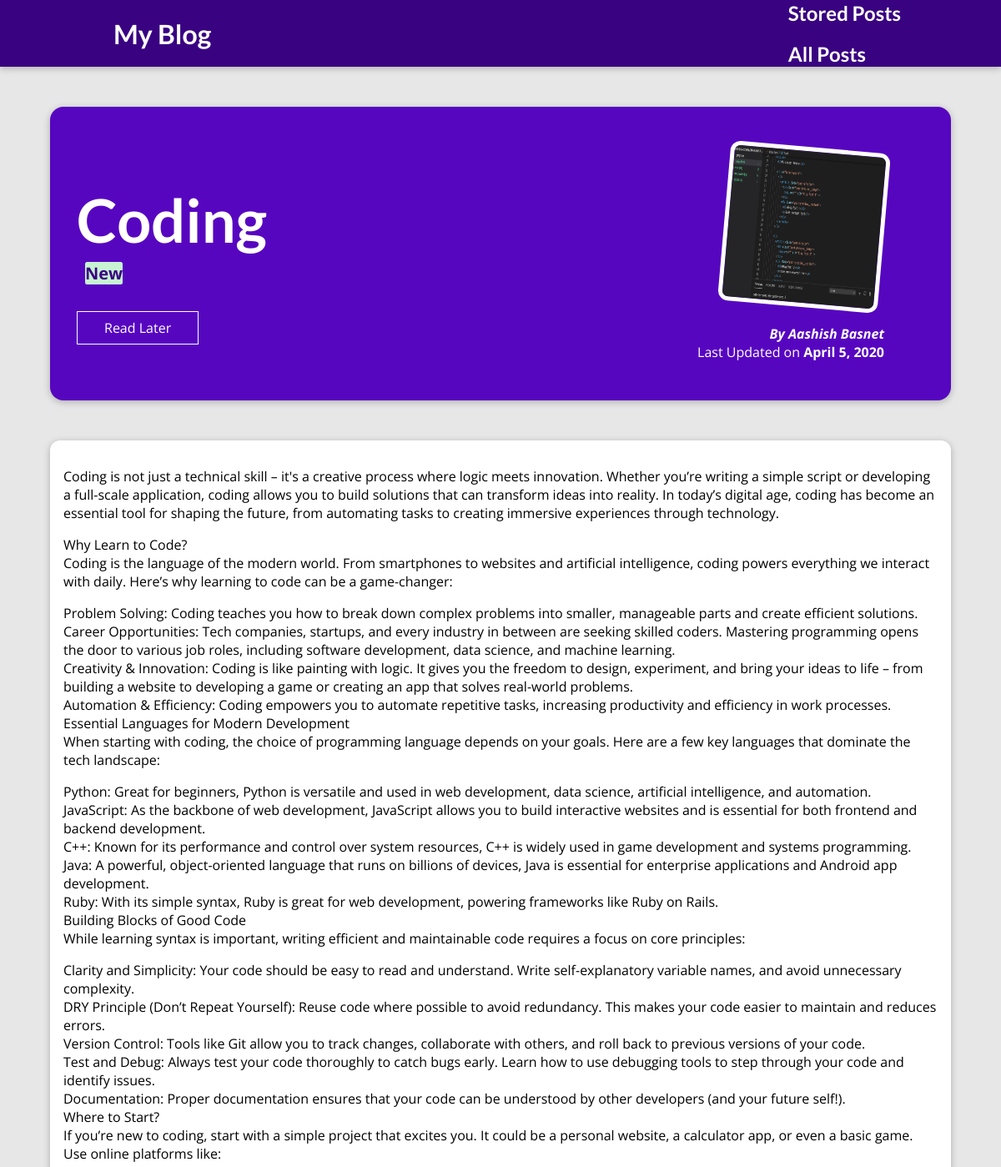
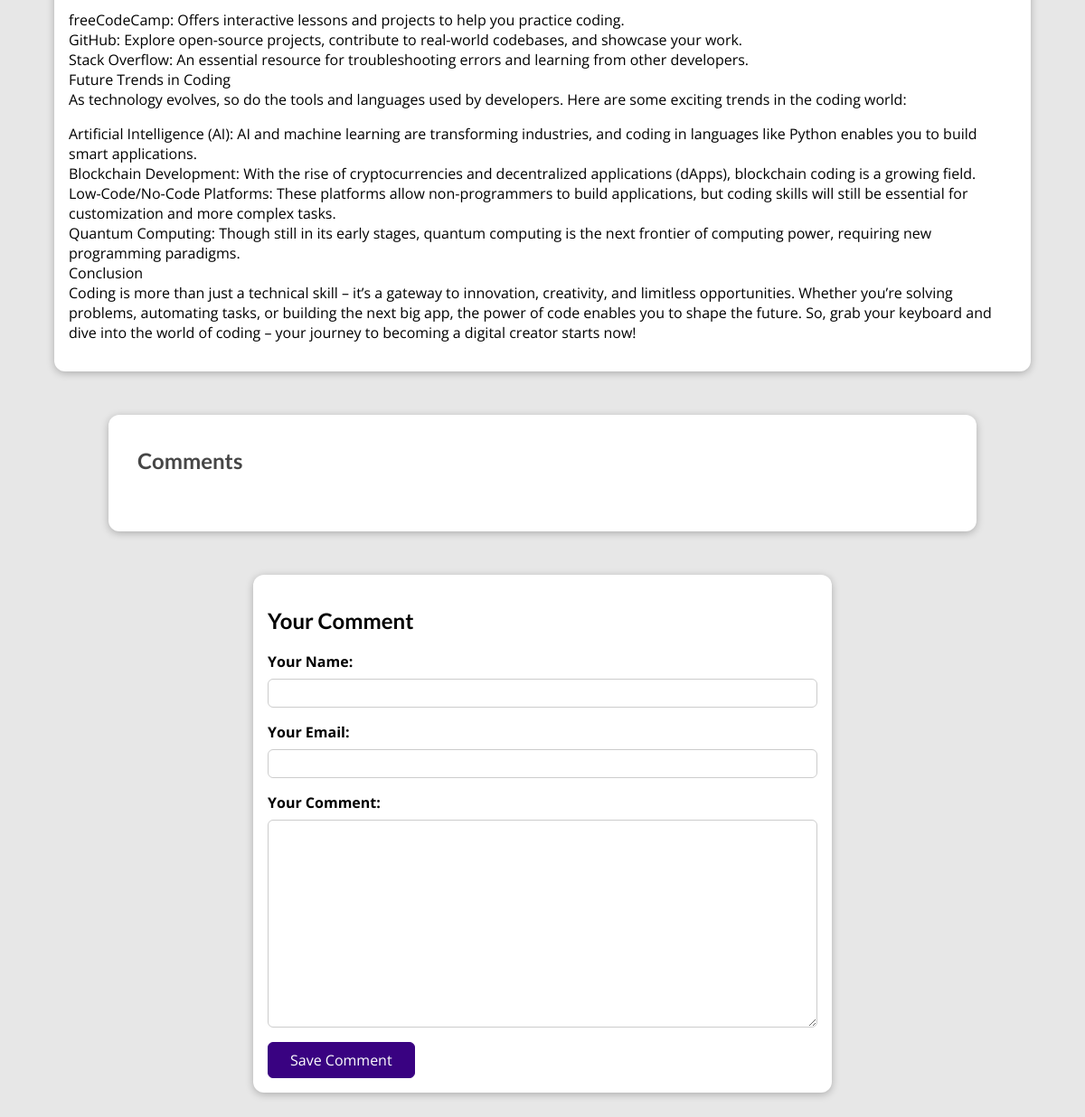
Page /posts/coding-best-practices on the committed database (2 pictures, top to bottom).
### blog/models.py (models this page shows, shortened)
class Post (models.Model):
    title = models.CharField(max_length=150)
    excerpt = models.CharField(max_length=250)
    image = models.ImageField(upload_to = "post_images", null=True)
    date = models.DateField()
    slug = models.SlugField(unique=True, db_index=True)
    centent = models.TextField(validators=[MinLengthValidator(10)])
    author = models.ForeignKey(
        Author, on_delete=models.SET_NULL, null=True, related_name="posts")
    tags = models.ManyToManyField(Tag)

class Tag (models.Model):
    caption = models.CharField(max_length=20)

class Author (models.Model):
    first_name = models.CharField(max_length=100)
    last_name = models.CharField(max_length=100)
    email_address = models.EmailField(max_length=100)
    def __str__(self):
        return f"{self.first_name} {self.last_name}"

### blog/views.py (the view, shortened to what this page needs)
# urls.py: path("posts/<slug:slug>", views.PostDetailView.as_view(), name="post-detail"),
class PostDetailView(View):
    def is_stored_post(self,request, post_id):
        stored_posts = request.session.get("stored_posts")
        if stored_posts is not None:
            is_saved_for_later = post_id in stored_posts
        else:
            is_saved_for_later = False
        return is_saved_for_later
    def get(self, request, slug):
        post = Post.objects.get(slug=slug)
        context = {
          "post": post,
          "tags": post.tags.all(),
          "comment_form": CommentForm(),
          "comments":post.comments.all(),
          "saved_for_later": self.is_stored_post(request, post.id),
        }
        return render(request, "blog/post_detail.html", context)

### blog/forms.py
class CommentForm(forms.ModelForm):
    class Meta:
        model = Comment
        exclude = ["post"]
        labels = {
          "user_name": "Your Name",
          "user_email": "Your Email",
          "text": "Your Comment"
        }

### blog/templates/blog/post_detail.html (shortened to what this page needs)
{% extends "base.html" %}
{% load static %}
{% block css_files%}
<link rel="stylesheet" href="{% static "blog/post_detail.css" %}">
{% endblock %}
{% block body%}
 <section id="summary">
    <h2>{{post.title}}</h2>
    <div>
      {%for tag in tags %}
      <span class = "tag"> {{tag.caption}} </span>
      {%endfor%}</div>
      <div id="read-later">
         <form action="{% url "read-later" %}" method = "POST">
         <button>
            {% if saved_for_later %}
               Remove from "Read Later"
            {% else %}
            Read Later
            {% endif %}</button>
      </form>
      </div>
    <article>
    <img src="{{ post.image.url }}" alt="{{ post.title }}" >
    <address> By <a href ="mailto:{{post.author.email_address}}">{{post.author | title}}</a></address>
    <div>
        Last Updated on <time> {{ post.date | date}} </time>
    </div>
    </article>
 </section>
 <main>
    {{ post.centent | linebreaks}}
 </main>
 <section id="comments">
   <ul>
      <h2 id="list-title">Comments</h2>
   </ul>
 </section>
 <div>
   <section id="comment-form">
      <h2>Your Comment</h2>
      <form action ="{% url "post-detail" post.slug %}" method="POST">
        {% for form_field in comment_form %}
          <div class="form-control {% if form_field.errors %} invalid {% endif %}">
            {{ form_field.label_tag }}
            {{ form_field }}
          </div>
        {% endfor %}
        <button>Save Comment</button>
      </form>
    </section>
{% endblock %}

### static/base.css (style rules this page uses)
* { box-sizing: border-box; }
html { font-family: 'Open Sans', 'Lato', sans-serif; }
body { margin: 0; }
h1, h2, h3 { font-family: 'Lato', sans-serif; font-weight: bold; }

### blog/static/blog/post_detail.css (style rules this page uses)
body { background-color: #e7e7e7; }
#summary { margin: 8rem auto 3rem auto; padding: 2rem; width: 90%; max-width: 90rem; border-radius: 16px; background-color: #5706c0; position: relative; box-shadow: 0 2px 8px rgba(0, 0, 0, 0.25); height: 22rem; }
#summary h2 { color: white; font-size: 4.5rem; margin-bottom: 0.5rem; }
#summary article { position: absolute; top: 2rem; right: 3rem; padding: 1rem 2rem; border-radius: 12px; text-align: right; color: white; }
#summary article img { width: 12rem; height: 12rem; border-radius: 12px; transform: rotateZ(5deg); border: 5px solid white; margin-bottom: 1rem; }
#summary address { font-weight: bold; }
#summary a { color: white; text-decoration: none; }
#summary time { font-weight: bold; }
main { width: 90%; max-width: 90rem; margin: 3rem auto; background-color: white; padding: 1rem; border-radius: 12px; box-shadow: 0 2px 8px rgba(0, 0, 0, 0.25); }
.tag { font-size: 20px; font-weight: bold; margin-left: 10px; background-color: #C7F3D3; color: #390281; padding: 3px, 3px, 3px, 3px; border-radius: 2.5px; }
#comment-form { margin: 3rem auto; width: 90%; max-width: 40rem; border-radius: 12px; background-color: white; box-shadow: 0 2px 8px rgba(0, 0, 0, 0.25); padding: 1rem; }
#comment-form button { font: inherit; background-color: #390281; color: white; border: 1px solid #390281; padding: 0.5rem 1.5rem; border-radius: 6px; cursor: pointer; }
.form-control { margin-bottom: 1rem; }
.form-control label { font-weight: bold; margin-bottom: 0.5rem; display: block; }
.form-control input, .form-control textarea { display: block; width: 100%; font: inherit; padding: 0.25rem; border-radius: 6px; border: 1px solid #ccc; }
#comments { margin: 3rem auto; width: 90%; max-width: 60rem; border-radius: 12px; background-color: white; box-shadow: 0 2px 8px rgba(0, 0, 0, 0.25); padding: 1rem 2rem; }
#comments ul { list-style: none; margin: 0; padding: 0; }
#comments h2 { color: #464646; }
#list-title { color: #464646; margin-bottom: 3rem; }
#read-later { margin: 2rem 0; }
#read-later button { background-color: transparent; border: 1px solid white; padding: 0.5rem 2rem; font: inherit; color: white; cursor: pointer; }

### rows in the picture
Post: title "Coding", image (picture), author "Aashish Basnet", date "April 5, 2020", centent "Coding is not just a technical skill – it's a creative process where logic meets innovation. Whether you’re writing a simple script or developing a full-scale application, coding allows you to build solutions that can transform ideas into reality. In today’s digital age, coding has become an essential tool for shaping the future, from automating tasks to creating immersive experiences through technology. Why Learn to Code? Coding is the language of the modern world. From smartphones to websites and artificial intelligence, coding powers everything we interact with daily. Here’s why learning to code can be a game-changer: Problem Solving: Coding teaches you how to break down complex problems…"
Tag: caption "New"
